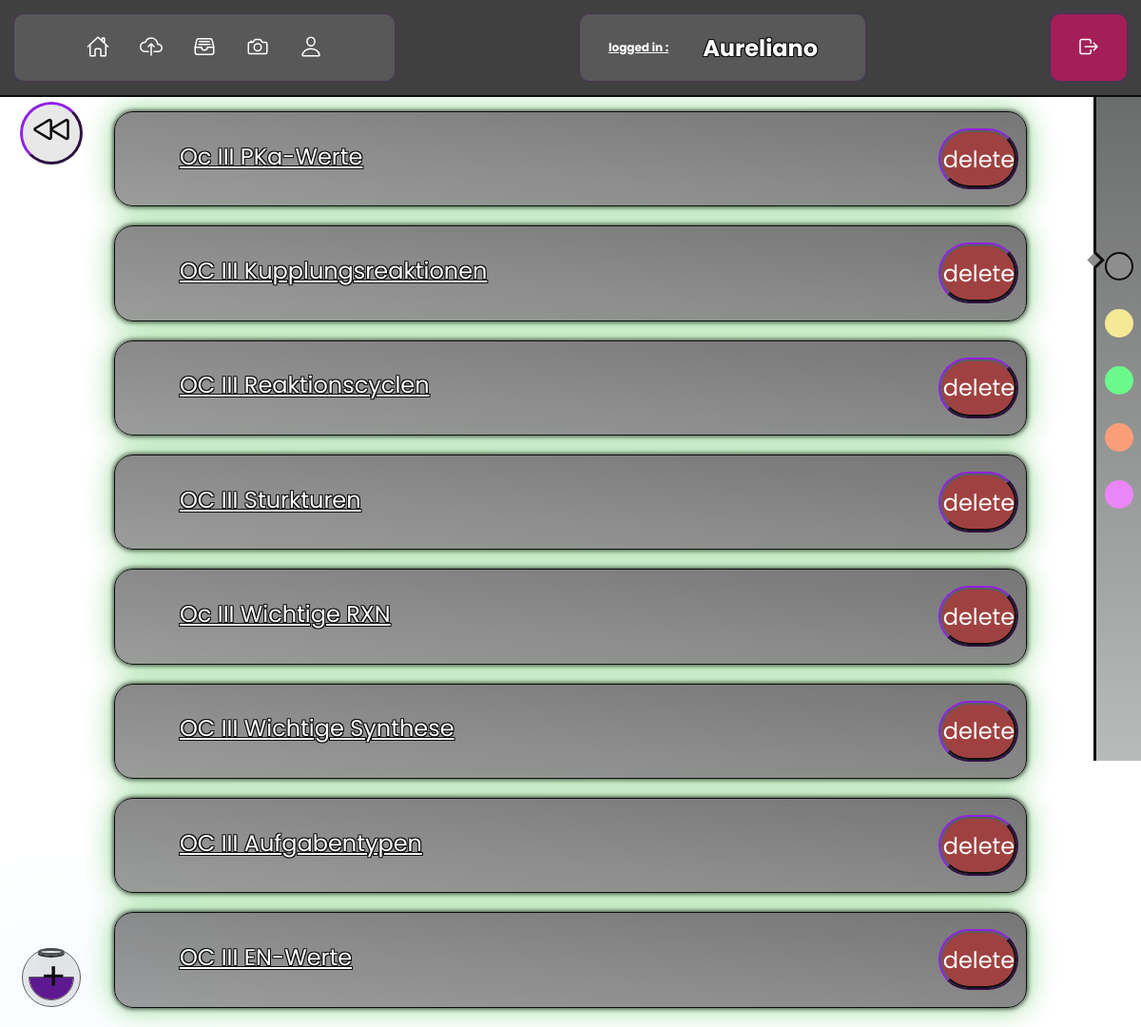
Page /myprojects (signed in) on the committed database.
### combine/models.py (models this page shows, shortened)
class ProjectItem(models.Model):
    created_at=models.DateField(default=date.today)
    name=models.CharField(max_length=100)
    done = models.BooleanField(default=False)

### combine/views.py (the view)
# urls.py: path('myprojects',views.myprojects, name="myprojects"),
@login_required(login_url='login')
def myprojects(request):
    if request.method == 'POST':
        print('Received data: ', request.POST['itemName'])
        ProjectItem.objects.create(name = request.POST['itemName'])
    project_items = ProjectItem.objects.all()
    return render(request,"uploadd/myprojects.html", {'project_items': project_items})

### combine/templates/uploadd/myprojects.html (shortened to what this page needs)
{% extends 'uploadd/index.html' %}
{% block content%}
<h1>Projects</h1>
<div class = "flex-container">
    {% for row in project_items %}
    <div class="list_item">
        <div class = "center_Projects">
            <div class = "project_name"><a class="project_name_text" vlink="black" href=/myprojects/{{row.id}}>
                {{row.name}}
            </a>
            </div>
            <div class="project_delete">
                <form method="post" action="{% url 'delete_project' row.pk %}">
                    <button type="submit" class="delete-button" >delete</button>
                </form>
            </div>
        </div>
    </div>
    {% endfor %}
    <div >
        <a href="/">
            <button id="backbtn" class="backbtn">
                <ion-icon name="play-back-outline"></ion-icon>
            </button>
        </a>
    </div>
    <div class="bowl" onclick="addItem()">
        <div class="liquid">
           <div class="add">+</div>
        </div>
    </div>
</div>
{% endblock %}

### combine/templates/uploadd/index.html (shortened to what this page needs)
<!DOCTYPE html>
<html lang="en">
<head>
</head>
<body>
    <section class="header">
    <div class="navigation">
        <ul>
            <li class="list">
                <a href="https://leonberkemeier.de">
                    <span class="icon">
                        <ion-icon name="home-outline"></ion-icon>
                    </span>
                </a>
            </li>
            <li class="list">
                <a href="/">
                    <span class="icon"><ion-icon  name="cloud-upload-outline"></ion-icon>   </span>
                </a>
            </li>
            <li class="list">
                <a href="/myprojects">
                    <span class="icon"><ion-icon name="file-tray-full-outline"></ion-icon> </span>
                </a>
            </li>
            <li class="list">
                <a href="/camera">
                    <span class="icon"> <ion-icon name="camera-outline"></ion-icon> </span>
                </a>
            </li>
            <li class="list">
                <a href="#">
                    <span class="icon"><ion-icon name="person-outline"></ion-icon> </span>
                </a>
            </li>
            <br>
        </ul>
        </div>
        <div class="username">
            <h3 class="prefix">logged in :</h3>
            <h2 class="username1">{{user}}</h2>
        </div>
        <div class="logout">
            <ul>
            <li class="list">
                <a href="/logout">
                    <span class="icon"><ion-icon name="log-out-outline"></ion-icon></span>
                </a>
            </li>
        </ul>
     </div>
    </section>
    <div class="colors">
        <span class="active" style="--clr:rgb(136, 136, 136);" onclick="changColor('rgb(136, 136, 136)')"></span>
        <span style="--clr:rgb(246, 232, 145);" onclick="changColor('rgb(246, 232, 145)')" ></span>
        <span style="--clr:rgb(101, 249, 133);" onclick="changColor('rgb(101, 249, 133)')"></span>
        <span style="--clr:rgb(250, 153, 115);" onclick="changColor('rgb(250, 153, 115)')"></span>
        <span style="--clr:rgb(234, 128, 248);" onclick="changColor('rgb(234, 128, 248)')"></span>
    </div>
    {% block content%}
    {% endblock%}
</body>
</html>

### combine/templates/uploadd/index.html (style rules this page uses)
* { margin: 0; padding: 0; box-sizing: border-box; font-family: 'Poppins', sans-serif; }
body { min-height: 100vh; background-image: url(' ./media/bg4.jpg '); background-size: cover; opacity: .95; background-attachment: fixed; }
.colors { right: 0px; width: 50px; height: 100vh; background: linear-gradient(0deg, rgba(181,184,183,1) 0%, rgba(88,89,89,0.9990589985994398) 100%); display: flex; justify-content: center; align-items: center; flex-direction: column; border-left: 3px solid black; position: fixed; top: 0; right: 0; bottom: 0; }
.colors span { position: relative; width: 30px; height: 30px; background: var(--clr); margin: 15px 0; border-radius: 50%; cursor: pointer; }
.colors span.active { border: 2px solid black; }
.colors span::before { content: ''; position: absolute; width: 10px; height: 10px; background: var(--clr); rotate: 45deg; translate: -18px; border-right: 3px solid black; border-top: 3px solid black; opacity: 0; transition: 0.2s; }
.colors span.active::before { opacity: 1; }
:root { --clr:#fff; }
.header { display: flex; justify-content: space-between; align-items: top; padding: 5px; background: rgb(54, 54, 54); border-bottom: 2px solid black; top: 0; left: 0; right: 0; position: fixed; z-index: 100; }
.navigation { width: 400px; height: 100%; background: rgb(80, 80, 80); display: flex; justify-content: center; align-items: center; border-radius: 10px; margin: 10px; filter: drop-shadow(0 0 1px rgb(87, 14, 140,.7)); }
.navigation ul { display: flex; width: 280px; justify-content: space-evenly; }
.navigation ul li { position: relative; list-style: none; width: 70px; height: 70px; z-index: 1; }
.navigation ul li a { position: relative; display: flex; justify-content: center; align-items: center; flex-direction: column; width:100%; text-align: center; font-weight: 500; }
.navigation ul li a .icon { position: relative; display: block; line-height: 75px; font-size: 1.5em; text-align: center; transition: 0.5s; color: var(--clr); }
.logout { width: 80px; height: 100%; background: rgb(160, 20, 79); display: flex; justify-content: center; align-items: center; border-radius: 10px; margin: 10px; filter: drop-shadow(0 0 2px rgb(87, 14, 140,.7)); }
.logout ul { display: flex; width: 100px; }
.logout ul li { position: relative; list-style: none; width: 100px; height: 70px; z-index: 1; }
.logout ul li a { position: relative; display: flex; justify-content: center; align-items: center; flex-direction: column; width:100%; text-align: center; font-weight: 500; }
.logout ul li a .icon { position: relative; display: block; line-height: 75px; font-size: 1.5em; text-align: center; transition: 0.5s; color: var(--clr); }
.prefix { font-size: 12px; color:white; margin-left: 30px; width: 150px; text-decoration: underline; }
.username { height: 70px; width: 300px; background: rgb(80, 80, 80); display: flex; justify-content: center; align-items: center; border-radius: 10px; margin: 10px; filter: drop-shadow(0 0 1px rgb(87, 14, 140,.7)); }
.username1 { color: white; text-shadow: -1px -1px 0 #000, 1px -1px 0 #000, -1px 1px 0 #000, 1px 1px 0 #000; font-size: 24px; margin: 10px; margin-right: 50px; margin-left: 0px; }

### rows in the picture
ProjectItem: name "Oc III PKa-Werte"
ProjectItem: name "OC III Kupplungsreaktionen"
ProjectItem: name "OC III Reaktionscyclen"
ProjectItem: name "OC III Sturkturen"
ProjectItem: name "Oc III Wichtige RXN"
ProjectItem: name "OC III Wichtige Synthese"
ProjectItem: name "OC III Aufgabentypen"
ProjectItem: name "OC III EN-Werte"

### other values in the picture
{{ user }} "Aureliano"
